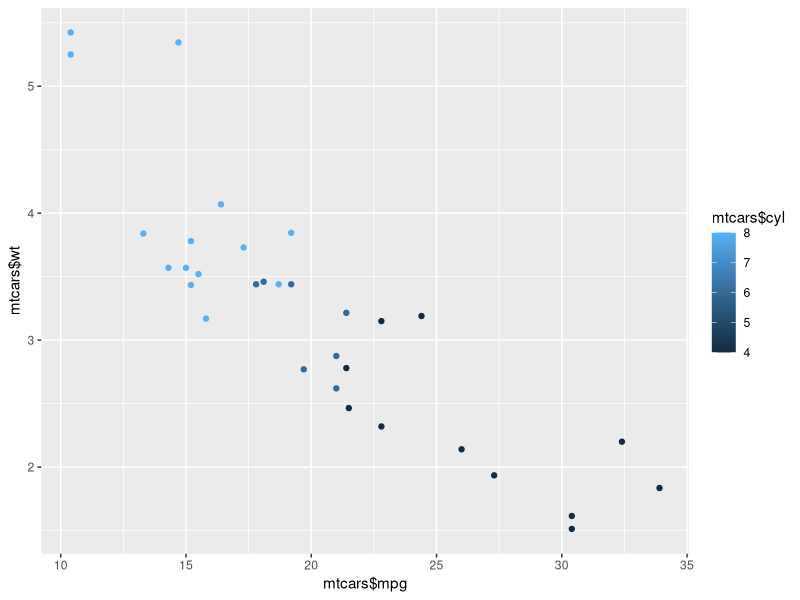

Recreate this plot in R.
#Advanced graphics: ggplot2

install.packages("ggplot2")

library("ggplot2")

qplot(mtcars$mpg , mtcars$wt,col = mtcars$cyl) #parakandegi data
